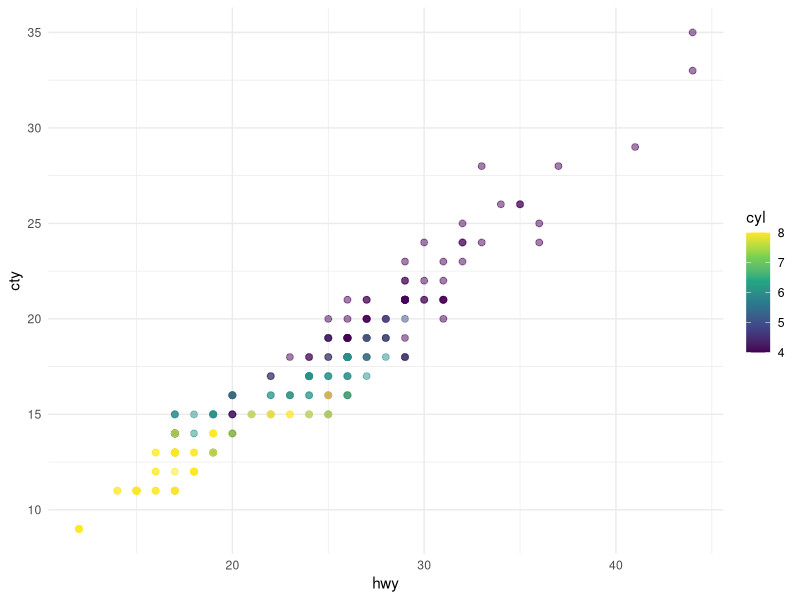
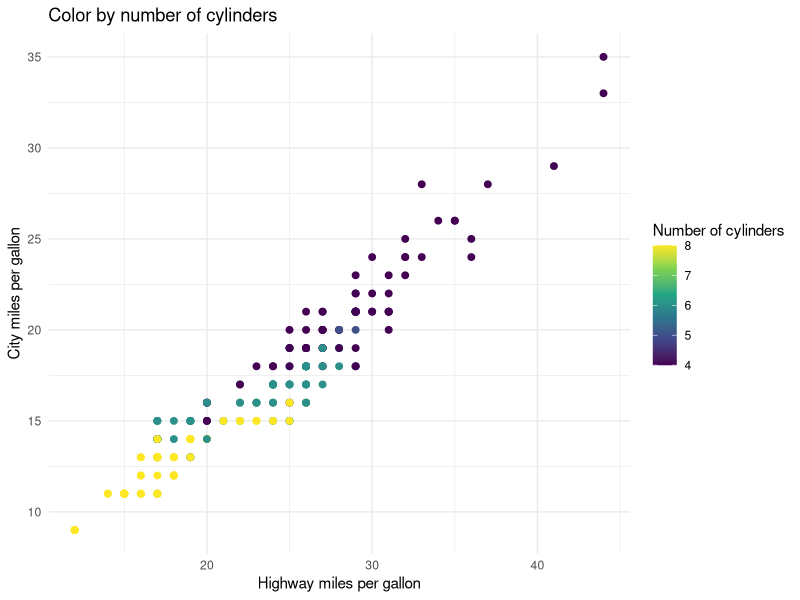
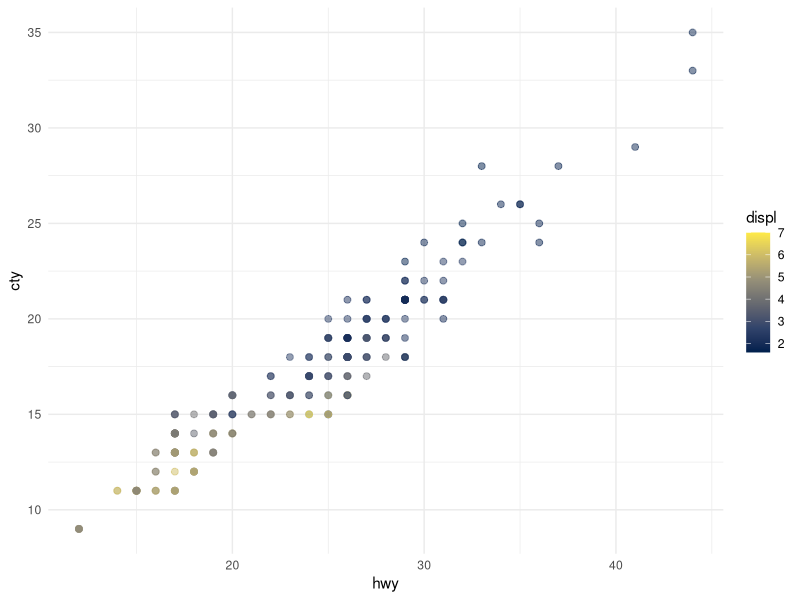

The R script that drew these images, in order:
## ---- chunk 1
#| label: load-packages
#| echo: true

library(ggplot2)
## ---- chunk 2
#| label: fig-scatterplot
#| fig-cap: "city and highway mileage for 38 popular models of cars."
#| fig-alt: "scatterplot of city vs. highway mileage for cars, where points are colored by the number of cylinders. The plot dispalys a positive, linear, and strong relationship between city and highway mileage, and mileage increases as the number cylinders decreases."
#| fig-width: 6
#| fig-height: 3.5
#| echo: true

ggplot(mpg, aes(x = hwy, y = cty, color = cyl)) +
  geom_point(alpha = 0.5, size = 2) +
  scale_color_viridis_c() +
  theme_minimal()
## ---- chunk 3
#| label: fig-mpg
#| fig-cap: "City and highway mileage for 38 popular models of cars."
#| fig-subcap:
#|   - "Color by number of cylinders"
#|   - "Color by engine displacement, in liters"
#| layout-ncol: 2
#| column: page
#| echo: true

ggplot(mpg, aes(x = hwy, y = cty, color = cyl)) +
  geom_point(alpha = 1, size = 2) + # alpha是设置透明度
  scale_color_viridis_c() + 
# 用于映射连续型（continuous）变量到颜色
# viridis 包提供了一些色盲友好的调色板
# 后缀 _c 表示连续型变量
# option 参数指定调色板的具体样式，E是其中一种
  theme_minimal() +
  labs(title = "Color by number of cylinders",
       x = "Highway miles per gallon",
       y = "City miles per gallon",
       color = "Number of cylinders")

ggplot(mpg, aes(x = hwy, y = cty, color = displ)) +
  geom_point(alpha = 0.5, size = 2) +
  scale_color_viridis_c(option = "E") +
  theme_minimal()
## ---- chunk 4
#| echo: false

mean_cty <- round(mean(mpg$cty), 2)
mean_hwy <- round(mean(mpg$hwy), 2)
